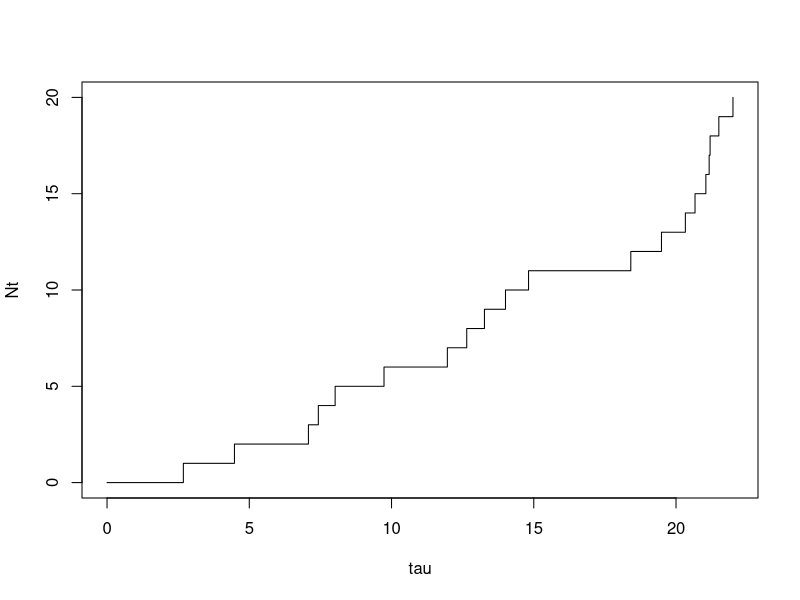

Write R code to recreate this figure.
#average time of extinction of the branching process
#of the branching process

# a = (4/5, 1/10, 1/10)


# estimated mean N3 of (Nt)t - a posson process with 
#lambda = 2

branchingprocesses<-function(n,a) {
  offpossible<-c(seq(0,length(a)-1))
  z<-c(1)
  tmp<-1
  for (i in 1:n) {
    Zi<-0
    for (j in 1:tmp) {
      Xi<-sample(c(offpossible),1,replace=F,prob=(a))
      Zi<-Zi+Xi
    }
    tmp<-Zi
    z<-c(z,Zi)
    if (tmp==0){
      return(z)
    }
  }
  return(z)
}
# Q1
nsim<-10000
a<-c(4/5,1/10,1/10)
#simlist<-replicate(nsim, branchingprocesses(10,a))
branchingprocesses(20,a)
end<-0
for (i in 1:10000){
  z<-c(branchingprocesses(20,a),0,0,0,0,0,0,0,0,0,0,0)
  rep<-TRUE
  for (j in 2:10){
    if (z[j] == 0 & rep == TRUE){
      end<-end+1
      rep<-FALSE
    }
  }
}
print(end/10000)


#q2
# 3*2 = 6

rho<-rexp(n=1, 0.5)
to<-rho
tau<-c(0,to)
for (i in 2:20) {
  t<-rexp(n=1, 0.5)
  rho<-c(rho,t)
  to<-to+t
  tau<-c(tau, to)
}
Nt<-0:20
plot(tau,Nt,type = 's')
#ggplot(data.frame(t = tau, count = seq_along(tau)), aes(x = t, y = Nt)) + geom_step()

Nten<-c()
for (i in 1:10000) {
  rho<-c()
  to<-0
  tau<-c(0)
  rep<-TRUE
  for (i in 0:20) {
    t<-rexp(n=1, 2)
    rho<-c(rho,t)
    to<-to+t
    tau<-c(tau, to)
    while (to>3 & rep==TRUE) {
      rep<-FALSE
      Nten<-c(Nten,i)
    }
  }
}

#Nten<-c()
expect<-0
for (i in 0:9) {
  var1<-length(which(Nten==i))/10000
  lambda<-2*3
  var2<-(exp(-lambda)*(lambda)**i)/factorial(i)
  cat("P(N3 =",i ,") =", var1, ", theorie", var2, "\n")
  expect<-expect+i*var1
}
print(expect)












